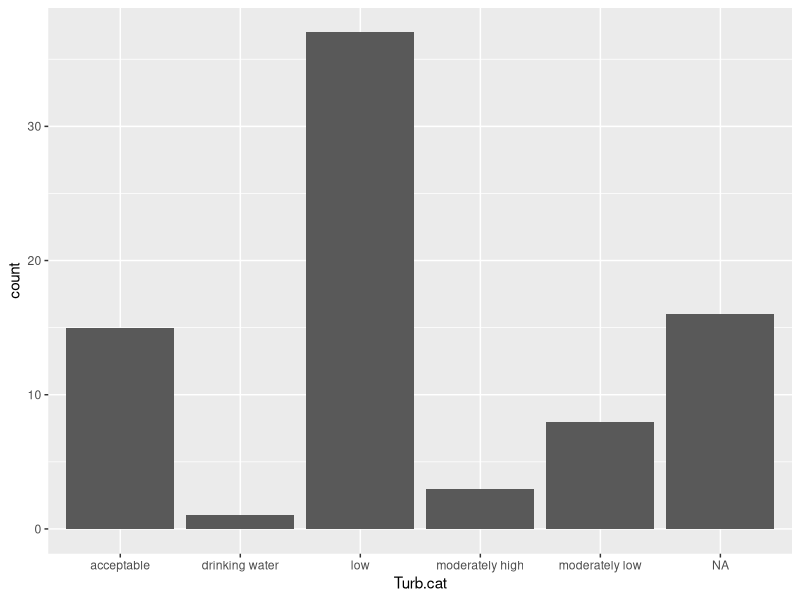

Here is the R script that generated this plot:
#categorical variable turbidity

if(!require(tidyverse))install.packages("tidyverse");library(tidyverse)
sp1<-read.csv("01_odata/Miller_sponge data.csv")

sp2<-sp1 %>%
  mutate(Turb=as.numeric(Turb),
         Turb.cat = case_when(
           Turb > 1000 ~"extremely high",
           Turb < 1000 & Turb > 400 ~ "high",
           Turb < 400 & Turb > 100 ~"moderately high",
           Turb < 100 & Turb > 40 ~"moderately low",
           Turb < 40 & Turb > 10 ~"low",
           Turb < 10 & Turb > 1 ~ "acceptable",
           Turb < 1 ~"drinking water"))


max(sp2$Turb, na.rm=TRUE)

min(sp2$Turb, na.rm=TRUE)

mean(sp2$Turb, na.rm=TRUE)

sp2%>%
  mutate(efr2=ifelse(Efr==0,0,1),# first I'm creating a new variable that is 0 if the sponge wasn't found at a site and 1 if it was
         tl2=ifelse(Tl==0,0,1),
         th2=ifelse(Th==0,0,1))%>%
  group_by(Turb.cat)%>%
  summarize(n.sites=n(),
            n.efr=sum(efr2,rm.na=T),# this gives me the total number of sites where Efr was found in each category of pH (because I grouped by my pH categorical variable)
            n.tl=sum(tl2,rm.na=T),
            th=sum(th2,rm.na=T))# the rm.na tells it to ignore NAs

ggplot(data=sp2, aes(x=Turb.cat)) +        
  geom_bar()



            